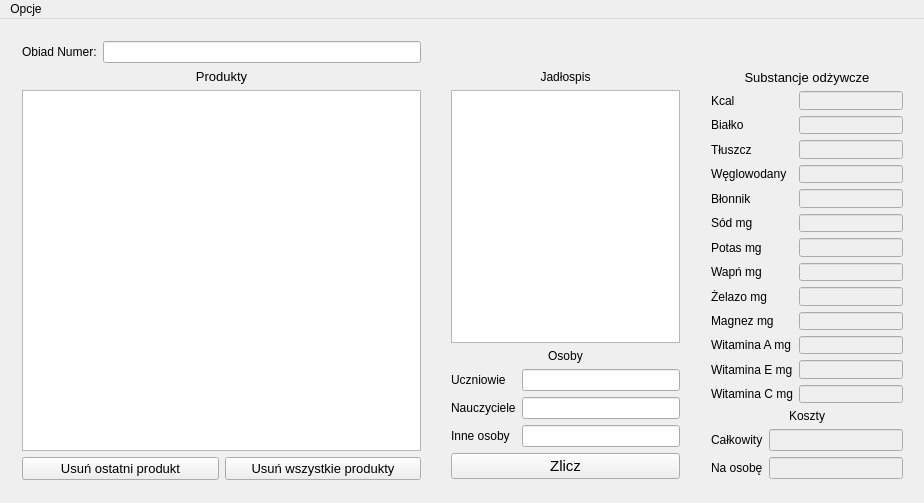
<?xml version="1.0" encoding="UTF-8"?>
<ui version="4.0">
 <class>MainWindow</class>
 <widget class="QMainWindow" name="MainWindow">
  <property name="geometry">
   <rect>
    <x>0</x>
    <y>0</y>
    <width>924</width>
    <height>503</height>
   </rect>
  </property>
  <property name="sizePolicy">
   <sizepolicy hsizetype="Fixed" vsizetype="Fixed">
    <horstretch>0</horstretch>
    <verstretch>0</verstretch>
   </sizepolicy>
  </property>
  <property name="minimumSize">
   <size>
    <width>924</width>
    <height>503</height>
   </size>
  </property>
  <property name="maximumSize">
   <size>
    <width>924</width>
    <height>503</height>
   </size>
  </property>
  <property name="windowTitle">
   <string>MainWindow</string>
  </property>
  <widget class="QWidget" name="centralWidget">
   <property name="sizePolicy">
    <sizepolicy hsizetype="Fixed" vsizetype="Fixed">
     <horstretch>100</horstretch>
     <verstretch>100</verstretch>
    </sizepolicy>
   </property>
   <property name="sizeIncrement">
    <size>
     <width>0</width>
     <height>0</height>
    </size>
   </property>
   <widget class="QWidget" name="">
    <property name="geometry">
     <rect>
      <x>11</x>
      <y>11</y>
      <width>421</width>
      <height>461</height>
     </rect>
    </property>
    <layout class="QVBoxLayout" name="verticalLayout_3">
     <item>
      <layout class="QHBoxLayout" name="horizontalLayout">
       <item>
        <widget class="QLabel" name="numberLabel">
         <property name="text">
          <string>Obiad Numer:</string>
         </property>
        </widget>
       </item>
       <item>
        <widget class="QLineEdit" name="dinnerNumberEdit"/>
       </item>
      </layout>
     </item>
     <item>
      <layout class="QVBoxLayout" name="verticalLayout_2">
       <item>
        <widget class="QLabel" name="productsLabel">
         <property name="font">
          <font>
           <pointsize>10</pointsize>
          </font>
         </property>
         <property name="text">
          <string>Produkty</string>
         </property>
         <property name="alignment">
          <set>Qt::AlignCenter</set>
         </property>
        </widget>
       </item>
       <item>
        <widget class="QTableView" name="chosenProductsTableView">
         <property name="cursor" stdset="0">
          <cursorShape>ArrowCursor</cursorShape>
         </property>
        </widget>
       </item>
       <item>
        <layout class="QHBoxLayout" name="horizontalLayout_2">
         <item>
          <widget class="QPushButton" name="deleteLastButton">
           <property name="font">
            <font>
             <pointsize>10</pointsize>
            </font>
           </property>
           <property name="text">
            <string>Usuń ostatni produkt</string>
           </property>
          </widget>
         </item>
         <item>
          <widget class="QPushButton" name="cleanButton">
           <property name="font">
            <font>
             <pointsize>10</pointsize>
            </font>
           </property>
           <property name="text">
            <string>Usuń wszystkie produkty</string>
           </property>
          </widget>
         </item>
        </layout>
       </item>
      </layout>
     </item>
    </layout>
   </widget>
   <widget class="QWidget" name="">
    <property name="geometry">
     <rect>
      <x>700</x>
      <y>40</y>
      <width>214</width>
      <height>431</height>
     </rect>
    </property>
    <layout class="QVBoxLayout" name="verticalLayout_5">
     <item>
      <layout class="QFormLayout" name="formLayout">
       <item row="1" column="0">
        <widget class="QLabel" name="caloriesLabel">
         <property name="text">
          <string>Kcal</string>
         </property>
        </widget>
       </item>
       <item row="1" column="1">
        <widget class="QLineEdit" name="caloriesEdit">
         <property name="enabled">
          <bool>false</bool>
         </property>
        </widget>
       </item>
       <item row="2" column="0">
        <widget class="QLabel" name="proteinLabel">
         <property name="text">
          <string>Białko</string>
         </property>
        </widget>
       </item>
       <item row="2" column="1">
        <widget class="QLineEdit" name="proteinEdit">
         <property name="enabled">
          <bool>false</bool>
         </property>
        </widget>
       </item>
       <item row="3" column="0">
        <widget class="QLabel" name="fatLabel">
         <property name="text">
          <string>Tłuszcz</string>
         </property>
        </widget>
       </item>
       <item row="3" column="1">
        <widget class="QLineEdit" name="fatEdit">
         <property name="enabled">
          <bool>false</bool>
         </property>
        </widget>
       </item>
       <item row="4" column="0">
        <widget class="QLabel" name="carbohydratesLabel">
         <property name="text">
          <string>Węglowodany</string>
         </property>
        </widget>
       </item>
       <item row="4" column="1">
        <widget class="QLineEdit" name="carbohydratesEdit">
         <property name="enabled">
          <bool>false</bool>
         </property>
        </widget>
       </item>
       <item row="5" column="0">
        <widget class="QLabel" name="rughageLabel">
         <property name="text">
          <string>Błonnik</string>
         </property>
        </widget>
       </item>
       <item row="5" column="1">
        <widget class="QLineEdit" name="roughageEdit">
         <property name="enabled">
          <bool>false</bool>
         </property>
        </widget>
       </item>
       <item row="6" column="0">
        <widget class="QLabel" name="sodiumLabel">
         <property name="text">
          <string>Sód mg</string>
         </property>
        </widget>
       </item>
       <item row="6" column="1">
        <widget class="QLineEdit" name="sodiumEdit">
         <property name="enabled">
          <bool>false</bool>
         </property>
        </widget>
       </item>
       <item row="7" column="0">
        <widget class="QLabel" name="potassiumLabel">
         <property name="text">
          <string>Potas mg</string>
         </property>
        </widget>
       </item>
       <item row="7" column="1">
        <widget class="QLineEdit" name="potassiumEdit">
         <property name="enabled">
          <bool>false</bool>
         </property>
        </widget>
       </item>
       <item row="8" column="0">
        <widget class="QLabel" name="calciumLabel">
         <property name="text">
          <string>Wapń mg</string>
         </property>
        </widget>
       </item>
       <item row="8" column="1">
        <widget class="QLineEdit" name="calciumEdit">
         <property name="enabled">
          <bool>false</bool>
         </property>
        </widget>
       </item>
       <item row="9" column="0">
        <widget class="QLabel" name="ironLabel">
         <property name="text">
          <string>Żelazo mg</string>
         </property>
        </widget>
       </item>
       <item row="9" column="1">
        <widget class="QLineEdit" name="ironEdit">
         <property name="enabled">
          <bool>false</bool>
         </property>
        </widget>
       </item>
       <item row="10" column="0">
        <widget class="QLabel" name="magnessiumlabel">
         <property name="text">
          <string>Magnez mg</string>
         </property>
        </widget>
       </item>
       <item row="10" column="1">
        <widget class="QLineEdit" name="magnessiumEdit">
         <property name="enabled">
          <bool>false</bool>
         </property>
        </widget>
       </item>
       <item row="11" column="0">
        <widget class="QLabel" name="vitALabel">
         <property name="text">
          <string>Witamina A mg</string>
         </property>
        </widget>
       </item>
       <item row="11" column="1">
        <widget class="QLineEdit" name="vitAEdit">
         <property name="enabled">
          <bool>false</bool>
         </property>
        </widget>
       </item>
       <item row="12" column="0">
        <widget class="QLabel" name="vitELabel">
         <property name="text">
          <string>Witamina E mg</string>
         </property>
        </widget>
       </item>
       <item row="12" column="1">
        <widget class="QLineEdit" name="vitEEdit">
         <property name="enabled">
          <bool>false</bool>
         </property>
        </widget>
       </item>
       <item row="13" column="0">
        <widget class="QLabel" name="vitCLabel">
         <property name="text">
          <string>Witamina C mg</string>
         </property>
        </widget>
       </item>
       <item row="13" column="1">
        <widget class="QLineEdit" name="vitCEdit">
         <property name="enabled">
          <bool>false</bool>
         </property>
        </widget>
       </item>
       <item row="0" column="0" colspan="2">
        <widget class="QLabel" name="topLabel">
         <property name="font">
          <font>
           <pointsize>10</pointsize>
          </font>
         </property>
         <property name="text">
          <string>Substancje odżywcze</string>
         </property>
         <property name="alignment">
          <set>Qt::AlignCenter</set>
         </property>
        </widget>
       </item>
      </layout>
     </item>
     <item>
      <layout class="QFormLayout" name="formLayout_3">
       <item row="1" column="0">
        <widget class="QLabel" name="sumPersonLabel">
         <property name="text">
          <string>Całkowity</string>
         </property>
        </widget>
       </item>
       <item row="1" column="1">
        <widget class="QLineEdit" name="sumPersonEdit">
         <property name="enabled">
          <bool>false</bool>
         </property>
        </widget>
       </item>
       <item row="2" column="0">
        <widget class="QLabel" name="perPersonLabel">
         <property name="text">
          <string>Na osobę</string>
         </property>
        </widget>
       </item>
       <item row="2" column="1">
        <widget class="QLineEdit" name="perPersonEdit">
         <property name="enabled">
          <bool>false</bool>
         </property>
        </widget>
       </item>
       <item row="0" column="0" colspan="2">
        <widget class="QLabel" name="costsLabel">
         <property name="text">
          <string>Koszty</string>
         </property>
         <property name="alignment">
          <set>Qt::AlignCenter</set>
         </property>
        </widget>
       </item>
      </layout>
     </item>
    </layout>
   </widget>
   <widget class="QWidget" name="">
    <property name="geometry">
     <rect>
      <x>440</x>
      <y>40</y>
      <width>251</width>
      <height>431</height>
     </rect>
    </property>
    <layout class="QVBoxLayout" name="verticalLayout_4">
     <item>
      <layout class="QVBoxLayout" name="verticalLayout">
       <item>
        <widget class="QLabel" name="dinnerLabel">
         <property name="text">
          <string>Jadłospis</string>
         </property>
         <property name="alignment">
          <set>Qt::AlignCenter</set>
         </property>
        </widget>
       </item>
       <item>
        <widget class="QTextEdit" name="dinnerTextEdit"/>
       </item>
      </layout>
     </item>
     <item>
      <layout class="QFormLayout" name="formLayout_2">
       <item row="0" column="0" colspan="2">
        <widget class="QLabel" name="peopleLabel">
         <property name="text">
          <string>Osoby</string>
         </property>
         <property name="alignment">
          <set>Qt::AlignCenter</set>
         </property>
        </widget>
       </item>
       <item row="1" column="0">
        <widget class="QLabel" name="studentLabel">
         <property name="text">
          <string>Uczniowie</string>
         </property>
        </widget>
       </item>
       <item row="1" column="1">
        <widget class="QLineEdit" name="studentNumberEdit"/>
       </item>
       <item row="2" column="0">
        <widget class="QLabel" name="teacherLabel">
         <property name="text">
          <string>Nauczyciele</string>
         </property>
        </widget>
       </item>
       <item row="2" column="1">
        <widget class="QLineEdit" name="teacherNumberEdit"/>
       </item>
       <item row="3" column="0">
        <widget class="QLabel" name="otherLabel">
         <property name="text">
          <string>Inne osoby</string>
         </property>
        </widget>
       </item>
       <item row="3" column="1">
        <widget class="QLineEdit" name="otherNumberEdit"/>
       </item>
      </layout>
     </item>
     <item>
      <widget class="QPushButton" name="countButton">
       <property name="font">
        <font>
         <pointsize>11</pointsize>
        </font>
       </property>
       <property name="text">
        <string>Zlicz</string>
       </property>
      </widget>
     </item>
    </layout>
   </widget>
   <zorder>peopleLabel</zorder>
   <zorder>dinnerTextEdit</zorder>
   <zorder>chosenProductsTableView</zorder>
  </widget>
  <widget class="QMenuBar" name="menuBar">
   <property name="geometry">
    <rect>
     <x>0</x>
     <y>0</y>
     <width>924</width>
     <height>21</height>
    </rect>
   </property>
   <widget class="QMenu" name="menuOpcje">
    <property name="title">
     <string>Opcje</string>
    </property>
    <addaction name="separator"/>
    <addaction name="actionDodaj_produkt"/>
    <addaction name="actionMenad_er_bazy"/>
    <addaction name="separator"/>
    <addaction name="actionZapisz"/>
    <addaction name="actionZapisz_tabel_warto_ci"/>
    <addaction name="actionZapisz_raport"/>
   </widget>
   <addaction name="menuOpcje"/>
  </widget>
  <action name="actionDodaj_produkt">
   <property name="text">
    <string>Dodaj produkt</string>
   </property>
  </action>
  <action name="actionMenad_er_bazy">
   <property name="text">
    <string>Menadżer bazy</string>
   </property>
  </action>
  <action name="actionZapisz">
   <property name="text">
    <string>Zapisz</string>
   </property>
  </action>
  <action name="actionZapisz_tabel_warto_ci">
   <property name="text">
    <string>Zapisz tabelę wartości</string>
   </property>
  </action>
  <action name="actionZapisz_raport">
   <property name="text">
    <string>Zapisz raport</string>
   </property>
  </action>
 </widget>
 <layoutdefault spacing="6" margin="11"/>
 <resources/>
 <connections/>
</ui>
